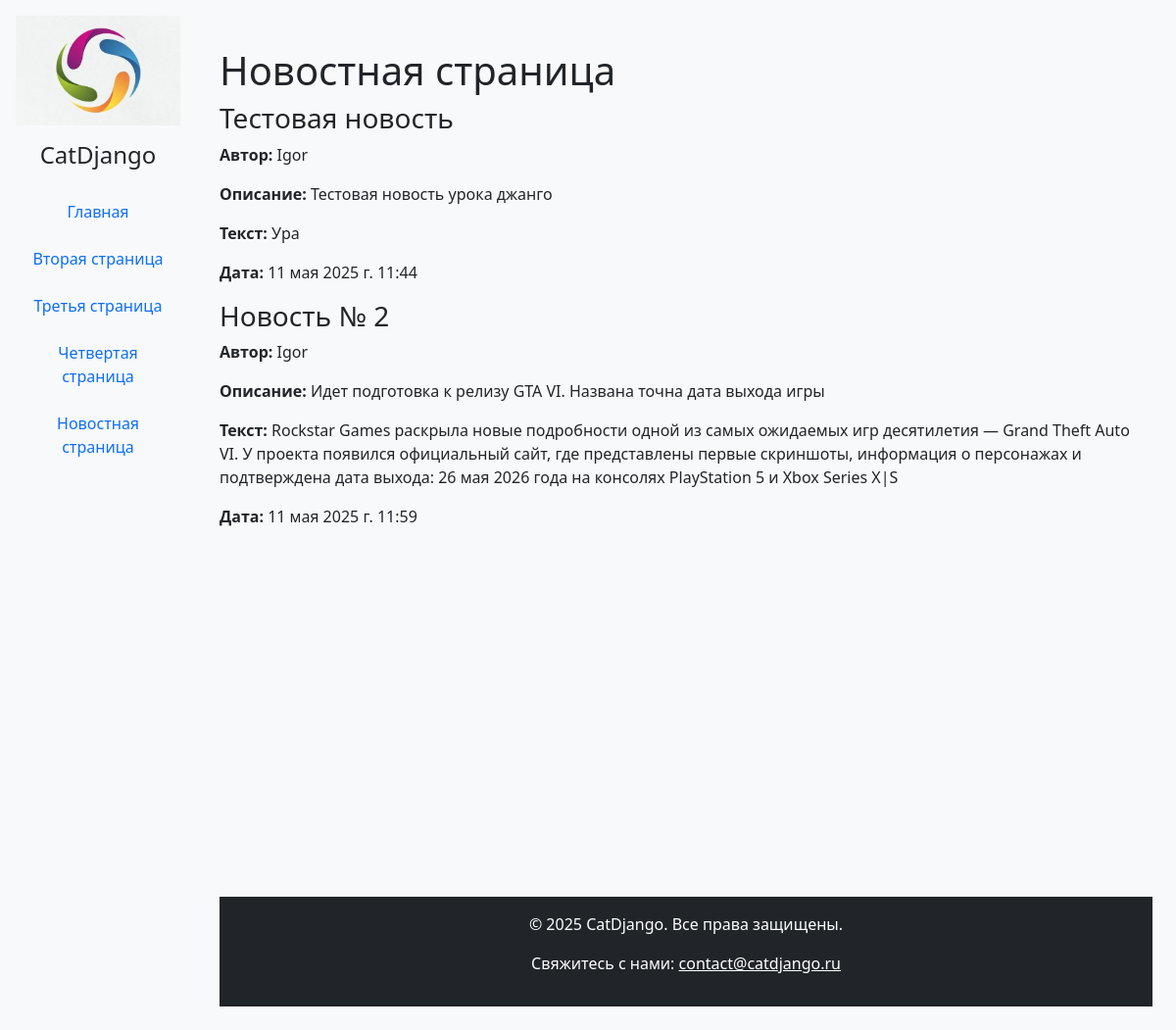
Page /news/ on the committed database.
### news/models.py (models this page shows, shortened)
class News_post(models.Model):
    title = models.CharField('Название новости', max_length=50)
    short_description = models.CharField('Краткое описание новости', max_length=200)
    text = models.TextField('Новость')
    pub_date = models.DateTimeField('Дата публикации')
    author = models.CharField('Автор', max_length=100, default='Администратор')
    class Meta:
        verbose_name = 'Новость'
        verbose_name_plural = 'Новости'

### news/views.py (the view)
# urls.py: path('', views.index, name='home'),
def home(request):
    news = News_post.objects.all()
    return render(request, 'news/news.html', {'news': news})

### news/templates/news/news.html (shortened to what this page needs)
{% extends 'main/layoute.html' %}
{% block content %}
<h1>Новостная страница</h1>
{% for new in news %}
    <div>
       <h3>{{ new.title }}</h3>
       <p><strong>Автор:</strong> {{ new.author }}</p>
       <p><strong>Описание:</strong> {{ new.short_description }}</p>
       <p><strong>Текст:</strong> {{ new.text }}</p>
       <p><strong>Дата:</strong> {{ new.pub_date }}</p>
    </div>
{% endfor %}
{% endblock %}

### main/templates/main/layoute.html (shortened to what this page needs)
{% load static %}
<!DOCTYPE html>
<html lang="en">
<head>
    <link href="https://cdn.jsdelivr.net/npm/bootstrap@5.3.0/dist/css/bootstrap.min.css" rel="stylesheet">
    <link rel="stylesheet" href="{% static 'main/css/main.css' %}">
</head>
<body>
    <div class="container-fluid">
        <div class="row">
            <aside class="col-md-3 col-lg-2 bg-light p-3">
                <img src="{% static 'main/img/i.jpg' %}" alt="Only for yoy" class="img-fluid mb-3">
                <h4 class="text-center mb-4">CatDjango</h4>
                {% include 'main/nav.html' %}
            </aside>
            <main class="col-md-9 col-lg-10 p-4">
               <br>
                {% block content %}{% endblock %}
                <br>
                <br>
                <br>
                <br>
                <br>
                <br>
                <br>
                <br>
                <br>
                <br>
                <br>
                <br>
                <br>
                {% include 'main/footer.html' %}
            </main>
        </div>
    </div>
</body>
</html>

### main/templates/main/nav.html
<nav class="nav flex-column">
    <a class="nav-link btn btn-outline-dark mb-2" href="{% url 'home' %}">Главная</a>
    <a class="nav-link btn btn-outline-dark mb-2" href="{% url 'page2' %}">Вторая страница</a>
    <a class="nav-link btn btn-outline-dark mb-2" href="{% url 'page3' %}">Третья страница</a>
    <a class="nav-link btn btn-outline-dark mb-2" href="{% url 'page4' %}">Четвертая страница</a>
    <a class="nav-link btn btn-outline-dark mb-2" href="{% url 'news_home' %}">Новостная страница</a>
</nav>

### main/templates/main/footer.html
<footer class="mt-5 bg-dark text-white text-center py-3">
    <div class="container">
        <p>&copy; 2025 CatDjango. Все права защищены.</p>
        <p>Свяжитесь с нами: <a href="mailto:contact@catdjango.ru" class="text-white">contact@catdjango.ru</a></p>
    </div>
</footer>

### main/static/main/css/main.css (style rules this page uses)
body { background-color: #f8f9fa; }

### rows in the picture
News_post: title "Тестовая новость", author "Igor", short_description "Тестовая новость урока джанго", text "Ура", pub_date "11 мая 2025 г. 11:44"
News_post: title "Новость № 2", author "Igor", short_description "Идет подготовка к релизу GTA VI. Названа точна дата выхода игры", text "Rockstar Games раскрыла новые подробности одной из самых ожидаемых игр десятилетия — Grand Theft Auto VI. У проекта появился официальный сайт, где представлены первые скриншоты, информация о персонажах и подтверждена дата выхода: 26 мая 2026 года на консолях PlayStation 5 и Xbox Series X|S", pub_date "11 мая 2025 г. 11:59"
